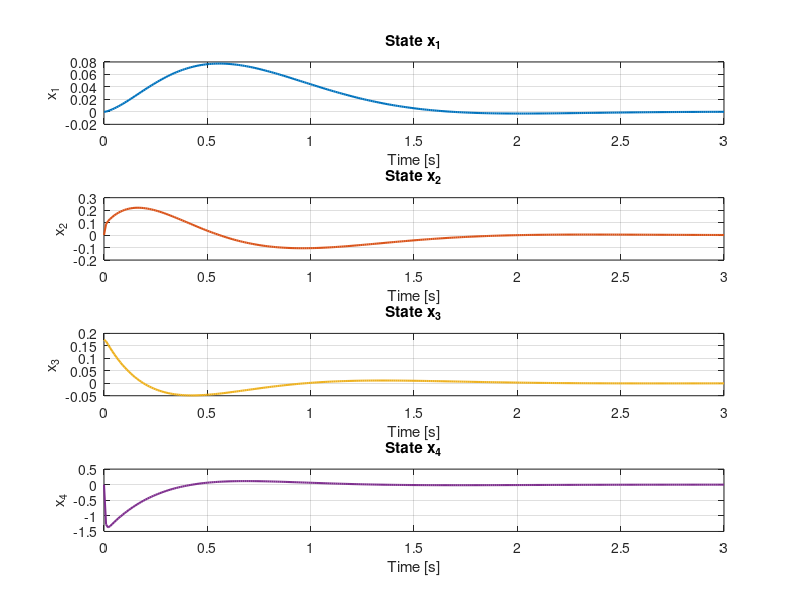

Here is the MATLAB script that generated this plot: (Note: this script raises an error after producing the figure.)
close all
clear all
clc
%% 1. PLANT MODELING
% Component masses in kg
m_baterry = 0.125;  % Battery mass
m_arduino = 0.025;  % Arduino Uno mass
m_driver = 0.025;   % L298n driver mass
m_MPU = 0.002;      % MPU sensor mass
m_tacometer = 0.04; % Mass of each tachometer + its disc
m_wheel = 0.029;    % Mass of each wheel
m_motor = 0.034;    % Mass of each motor

g = 9.8;            % Gravitational acceleration [m/s^2]
b = 0.1;            % Linear friction
c = 0;              % Angular friction (neglected)
% --- PARAMETERS (1) ---
% Wheel data
mr = 2*m_wheel; 
r = 3.4/100;   
r_int = 2.5/100;
Ir = (1/2)*m_wheel*(r^2+r_int^2); % Moment of inertia

% Prism 1 data (Battery + Motors)
m1 = m_baterry + 2*m_motor + 2*m_tacometer;
h1 = 0.1/100; 

% Prism 2 data (Arduino + Drivers)
m2 = m_arduino + m_driver;
h2 = 5.2/100; 

% Prism 3 data (MPU Sensor)
m3 = m_MPU;
h3 = 10/100; 

% --- SIMPLIFIED PARAMETERS ---
mT = m1 + m2 + m3; 
Mh = m1*h1 + m2*h2 + m3*h3;
Ih = m1*h1^2 + m2*h2^2 + m3*h3^2;
M = mT + (3/2)*mr;
C1 = g*Mh;
delta = M*Ih-Mh^2;
%% 2. STATE-SPACE MODEL DEFINITION
a11 = 0;
a12 = 1;
a13 = 0;
a14 = 0;

a21 = 0;
a22 = -(Ih*b)/delta;
a23 = (Mh*C1)/delta;
a24 = -(Mh*c)/delta;

a31 = 0;
a32 = 0;
a33 = 0;
a34 = 1;

a41 = 0;
a42 = (Mh*b)/delta;
a43 = (M*C1)/delta;
a44 = -(M*c)/delta;

b1 = 0;
b2 = (Ih)/delta;
b3 = 0;
b4 = -(Mh)/delta;

A = [a11 a12 a13 a14; 
    a21 a22 a23 a24;
    a31 a32 a33 a34;
    a41 a42 a43 a44]; % System A matrix
B = [b1 b2 b3 b4]';   % System B matrix
C = [1 0 0 0];        % Taking x as input
D = 0;

% System order
[m,n] = size(A);

% % Controllability matrix
% M_C = ctrb(A,B);
% 
% % Rank of controllability matrix
% rango_MC = rank(M_C);
% 
% % Observability matrix
% N_C = obsv(A,C);
% 
% % Rank of observability matrix
% rango_NC = rank(N_C);
% 
% % Check if the system is completely observable
% if rango_MC ~= n % rank != n
%     fprintf('The continuous system is not completely controllable')
%     return
% end
% 
% % Check if the system is completely observable
% if rango_NC ~= n % rank != n
%     fprintf('The continuous system is not completely observable')
%     return
% end

%% 2. DISCRETIZATION
Ts = 0.01;  % Sampling time 10ms

sys_C = ss(A,B,C,D); % Continuous plant
sys_D = c2d(sys_C, Ts, 'zoh'); % Discrete plant

% Discrete State-Space matrices
G = sys_D.A; 
H = sys_D.B;
C = sys_D.C;
D = sys_D.D;

%% 3. CONTROLLABILITY AND OBSERVABILITY CHECK
if rank(ctrb(G, H)) < n
    error('The Discrete System is NOT controllable');
end
if rank(obsv(G, C)) < n
    error('The Discrete System is NOT observable');
end

%% 4. STATE FEEDBACK DESIGN

Q = diag([200, 10, 200, 20]); % High penalty for x and theta
R = 1; % Penalty for control effort

K = dlqr(G,H,Q,R);

%% 5. SIMULATION
% Parameters
T_total = 3;             
N = T_total / Ts;         

% Initialization
initial_angle = (pi/180)*10;
% Initial state: 10 degree tilt
X = [0 0 initial_angle 0]';   

% Simulation
for k = 1:N
    u = -K * X(:,k);  % Control law applied
    X(:,k+1) = G * X(:,k) + H * u;           
end

% Time vector
t = 0:Ts:T_total;

% Defined colors (you can add more if you have more states)
colors = [ ...
    0 0.4470 0.7410;        % blue
    0.8500 0.3250 0.0980;   % orange-red
    0.9290 0.6940 0.1250;   % yellow
    0.4940 0.1840 0.5560;   % purple
    0.4660 0.6740 0.1880;   % green
    0.3010 0.7450 0.9330;   % light blue
    0.6350 0.0780 0.1840];  % dark red

% Plot each state in a subplot
figure;
n = size(X, 1);  

for i = 1:n
    subplot(n, 1, i);               
    plot(t, X(i, :), 'LineWidth', 1.5, 'Color', colors(i, :));
    xlabel('Time [s]');
    ylabel(['x_' num2str(i)]);
    title(['State x_' num2str(i)]);
    grid on;
end

% General title
sgtitle('State Evolution with Controller');
